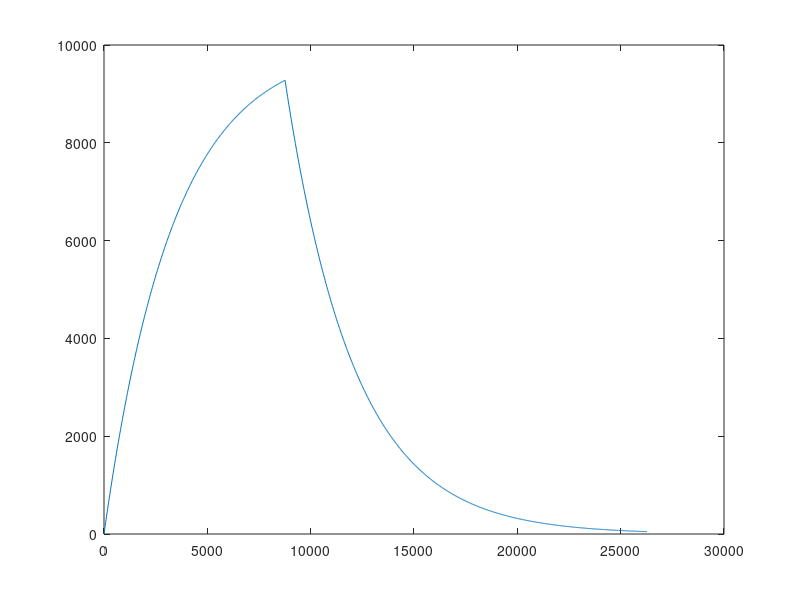

This chart was generated by the following MATLAB code:
x=0:20:8760*3;
y=((-30000*exp(-3*x/10000)+30000)/3).*(x<8760)+(9277.77*exp(-3*(x-8760)/10000)).*(x>=8760);
plot(x,y);
max(y)
